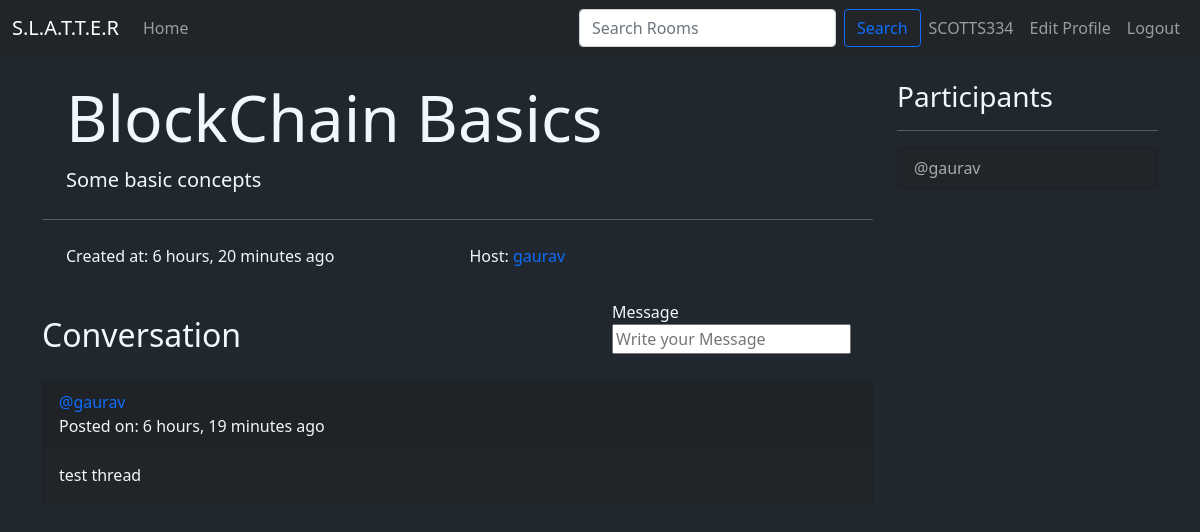
/room/1/ (signed in), run on the app's committed database.
### MyApp/models.py (models this page shows, shortened)
class Room(models.Model):
    host =  models.ForeignKey(User, on_delete=models.SET_NULL, null= True)
    topic = models.ForeignKey(Topic, on_delete=models.SET_NULL, null= True)
    name = models.CharField(max_length=100)
    description = models.CharField(null=True, blank=True, max_length=1000)
    participants = models.ManyToManyField(User,related_name='participants', blank=True)
    updated = models.DateField(auto_now=True)
    created = models.DateTimeField(auto_now_add=True)
    class Meta:
        ordering = ['-updated','-created']

class Message(models.Model):
    user = models.ForeignKey(User,on_delete=models.CASCADE)
    room = models.ForeignKey(Room,on_delete=models.CASCADE)
    body = models.TextField()
    updated = models.DateField(auto_now=True)
    created = models.DateTimeField(auto_now_add=True)
    class Meta:
        ordering = ['-updated','-created']

### MyApp/views.py (the view, shortened to what this page needs)
# urls.py: path('room/<str:pk>/', views.room, name="room"),
def room(request,pk):
    room = Room.objects.get(id=pk)
    room_messages = room.message_set.all().order_by('-created')
    participants = room.participants.all()
    context = {"room":room,"room_messages":room_messages,"participants":participants}
    return render(request, "room.html", context)

### templates/room.html (shortened to what this page needs)
{% extends 'main.html' %} {%block content%}
<div class="container">
  <div class="row">
    <div class="col-9">
      <div class="jumbotron jumbotron-fluid">
        <div class="container">
          <h1 class="display-3">{{room.name}}</h1>
          <span class="lead">{{room.description}}</span>
        </div>
        <hr class="my-4" />
        <div class="container">
          <div class="row">
            <div class="col-6">
              Created at: {{room.created | timesince}} ago
            </div>
            <div class="col-6">
              Host:
              <a
                href="{% url 'user-profile' room.host.id %}"
                style="text-decoration: none"
                >{{room.host}}</a
              >
            </div>
          </div>
        </div>
      </div>
      <div style="padding-top: 2rem" class="row">
        <div class="col-8" style="padding-top: 1rem">
          <h2>Conversation</h2>
        </div>
        <div class="col-1">
          {% if request.user.is_authenticated %}
          <div class="comment-form">
            <form action="" method="post">
              <label for="">Message</label>
              <input type="text" name="body" placeholder="Write your Message" />
            </form>
          </div>
          {% endif %}
        </div>
      </div>
      <div>
        {% for message in room_messages %}
        <div
          class="card"
          style="
            margin-top: 1.2rem;
            background-color: #212529;
            color: whitesmoke;
          "
        >
          <div class="card-header">
            <a
              href="{% url 'user-profile' message.user.id %}"
              style="text-decoration: none"
              >@{{message.user}}</a
            >
            <div>Posted on: {{message.created | timesince}} ago</div>
          </div>
          <div class="card-body">
            <p class="card-text">{{message.body}}</p>
          </div>
        </div>
        {% endfor %}
      </div>
    </div>
    <div class="col-3">
      <div>
        <h3>Participants</h3>
        <hr />
        {% for user in participants %}
        <div class="list-group">
          <a
            href="{% url 'user-profile' user.id %}"
            class="list-group-item list-group-item-action"
            style="background-color: #212529; color: darkgray"
            >@{{user.username}}</a
          >
        </div>
        {%endfor%}
      </div>
    </div>
  </div>
</div>
{%endblock content%}

### templates/navbar.html (shortened to what this page needs)
<nav class="navbar fixed-top navbar-expand-lg navbar-dark bg-dark">
  <div class="container-fluid">
    <a class="navbar-brand" href="/">S.L.A.T.T.E.R</a>
    <div class="collapse navbar-collapse" id="navbarSupportedContent">
      <ul class="navbar-nav me-auto mb-2 mb-lg-0 navbar-nav-scroll">
        <li class="nav-item active">
          <a class="nav-link" href="/">Home </a>
        </li>
      </ul>
      <form class="d-flex" method="GET" action="{% url 'home' %}">
        <input
          class="form-control me-2"
          placeholder="Search Rooms"
          aria-label="Search"
          type="text"
          name="q"
          placeholder="Search Rooms"
        />
        <button class="btn btn-outline-primary" type="submit">Search</button>
      </form>
      <ul class="navbar-nav mb-2 mb-lg-0">
        {% if request.user.is_authenticated %}
        <li class="nav-item active">
          <a class="nav-link" href="{% url 'user-profile' user.id %}"
            ><span style="text-transform:uppercase">{{request.user}}</span>
          </a>
        </li>
        <li class="nav-item active">
          <a class="nav-link" href="{% url 'update-user' %}">Edit Profile </a>
        </li>
        <li class="nav-item active">
          <a class="nav-link" href="/logout">Logout </a>
        </li>
        {% else %}
        <li class="nav-item active">
          <a class="nav-link" href="/login">Login </a>
        </li>
        {% endif %}
      </ul>
    </div>
  </div>
</nav>

### templates/main.html (style rules this page uses)
body { margin-top: 5rem; background-color: #21272e; color: aliceblue; }

### data on the page
Room: name "BlockChain Basics", description "Some basic concepts", created "6 hours, 20 minutes", host "gaurav"
Message: user "gaurav", created "6 hours, 19 minutes", body "test thread"

### other printed values
{{ request.user }} "SCOTTS334"
{{ user.username }} "gaurav"
